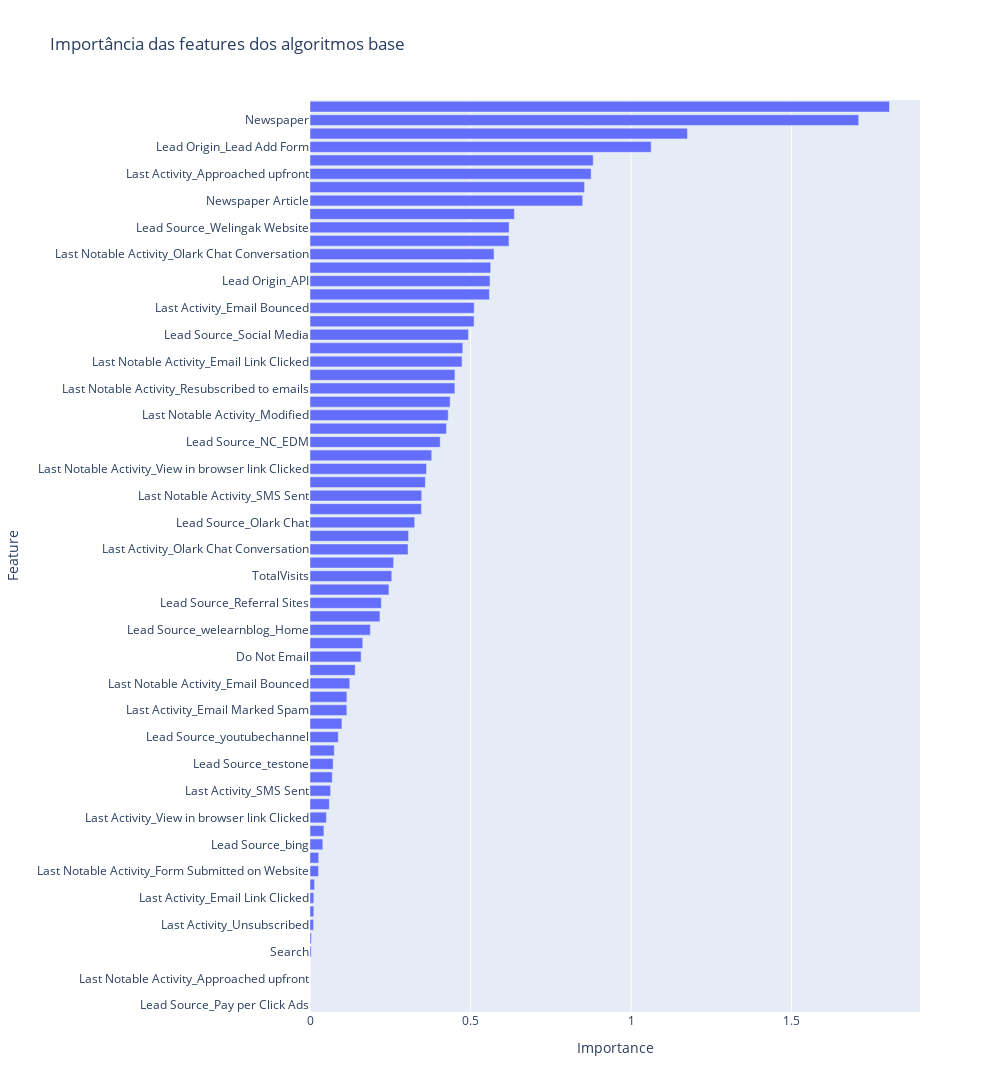

Write notebook code for a chart like this one.
### Code cell
# Mostrar o ranking de importância
fig = px.bar(
  df_feature_importances,
  x='Importance',
  y='Feature',
  orientation='h',
  title='Importância das features dos algoritmos base'
)

fig.update_layout(
  height=1280,
  width=1000
)

fig.show()

### Figure 1 — Plotly figure (JSON) as saved in the notebook; plotly's stock layout.template omitted (floating-point values rounded to 4 significant figures)
{"data": [{"alignmentgroup": "True", "hovertemplate": "Importance=%{x}<br>Feature=%{y}<extra></extra>", "legendgroup": "", "marker": {"color": "#636efa", "pattern": {"shape": ""}}, "name": "", "offsetgroup": "", "orientation": "h", "showlegend": false, "textposition": "auto", "type": "bar", "x": [0, 0, 0, 0, 0.003799, 0.004356, 0.01105, 0.01173, 0.01182, 0.0142, 0.02664, 0.02714, 0.03994, 0.04337, 0.05118, 0.06023, 0.06413, 0.06927, 0.07206, 0.07559, 0.08811, 0.09942, 0.1148, 0.1148, 0.1238, 0.1408, 0.1592, 0.1643, 0.1879, 0.2179, 0.2222, 0.2458, 0.2547, 0.2603, 0.3053, 0.307, 0.3261, 0.347, 0.3479, 0.3593, 0.3628, 0.3791, 0.4055, 0.425, 0.4304, 0.4365, 0.4513, 0.4515, 0.4736, 0.4759, 0.4934, 0.5111, 0.5113, 0.5589, 0.5607, 0.5628, 0.5732, 0.6197, 0.6202, 0.6366, 0.8493, 0.8552, 0.8756, 0.882, 1.063, 1.176, 1.709, 1.805], "xaxis": "x", "y": ["Lead Source_Pay per Click Ads", "Lead Source_Live Chat", "Last Notable Activity_Approached upfront", "Last Activity_Visited Booth in Tradeshow", "Search", "Digital Advertisement", "Last Activity_Unsubscribed", "A free copy of Mastering The Interview", "Last Activity_Email Link Clicked", "Last Activity_Email Opened", "Last Notable Activity_Form Submitted on Website", "Last Notable Activity_Unsubscribed", "Lead Source_bing", "Lead Source_Google", "Last Activity_View in browser link Clicked", "Page Views Per Visit", "Last Activity_SMS Sent", "Lead Source_Organic Search", "Lead Source_testone", "Lead Origin_Lead Import", "Lead Source_youtubechannel", "Last Notable Activity_Email Received", "Last Activity_Email Marked Spam", "Last Notable Activity_Email Marked Spam", "Last Notable Activity_Email Bounced", "Lead Source_Reference", "Do Not Email", "Lead Source_Click2call", "Lead Source_welearnblog_Home", "Last Notable Activity_Page Visited on Website", "Lead Source_Referral Sites", "Lead Source_Direct Traffic", "TotalVisits", "Last Activity_Form Submitted on Website", "Last Activity_Olark Chat Conversation", "Lead Source_WeLearn", "Lead Source_Olark Chat", "Last Activity_Unreachable", "Last Notable Activity_SMS Sent", "Last Activity_Page Visited on Website", "Last Notable Activity_View in browser link Clicked", "Last Activity_Email Received", "Lead Source_NC_EDM", "Last Notable Activity_Email Opened", "Last Notable Activity_Modified", "Through Recommendations", "Last Notable Activity_Resubscribed to emails", "Last Activity_Resubscribed to emails", "Last Notable Activity_Email Link Clicked", "Lead Source_blog", "Lead Source_Social Media", "Lead Source_Facebook", "Last Activity_Email Bounced", "Last Activity_Had a Phone Conversation", "Lead Origin_API", "Lead Origin_Landing Page Submission", "Last Notable Activity_Olark Chat Conversation", "Last Notable Activity_Had a Phone Conversation", "Lead Source_Welingak Website", "Last Activity_Converted to Lead", "Newspaper Article", "Total Time Spent on Website", "Last Activity_Approached upfront", "Last Notable Activity_Unreachable", "Lead Origin_Lead Add Form", "Do Not Call", "Newspaper", "X Education Forums"], "yaxis": "y"}], "layout": {"barmode": "relative", "height": 1280, "legend": {"tracegroupgap": 0}, "title": {"text": "Importância das features dos algoritmos base"}, "width": 1000, "xaxis": {"anchor": "y", "domain": [0, 1], "title": {"text": "Importance"}}, "yaxis": {"anchor": "x", "domain": [0, 1], "title": {"text": "Feature"}}}}
